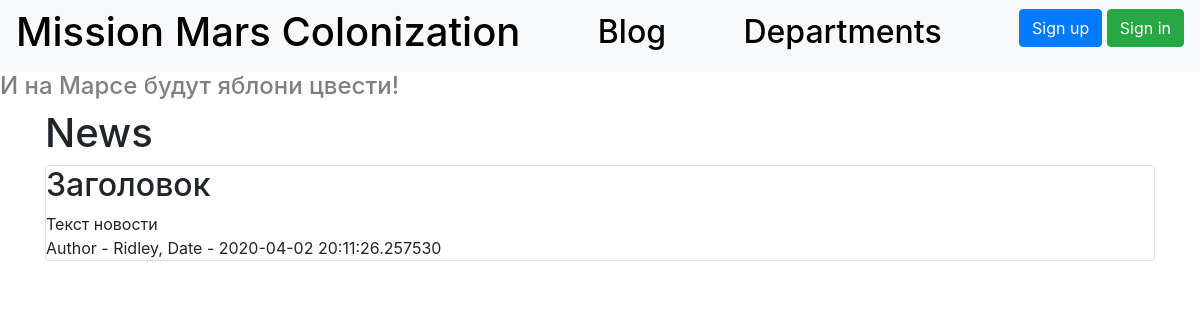
Page /blog on the committed database.
### data/news.py (models this page shows)
class News(SqlAlchemyBase, SerializerMixin):
    __tablename__ = 'news'
    id = sqlalchemy.Column(sqlalchemy.Integer,
                           primary_key=True, autoincrement=True)
    title = sqlalchemy.Column(sqlalchemy.String, nullable=True)
    content = sqlalchemy.Column(sqlalchemy.String, nullable=True)
    created_date = sqlalchemy.Column(sqlalchemy.DateTime,
                                     default=datetime.datetime.now)
    is_private = sqlalchemy.Column(sqlalchemy.Boolean, default=True)
    user_id = sqlalchemy.Column(sqlalchemy.Integer,
                                sqlalchemy.ForeignKey("users.id"))
    user = orm.relation('User')
    categories = orm.relation("CategoryNews",
                              secondary="association",
                              backref="news")

### data/users.py (models this page shows, shortened)
class User(SqlAlchemyBase, UserMixin, SerializerMixin):
    __tablename__ = 'users'
    id = sqlalchemy.Column(sqlalchemy.Integer,
                           primary_key=True, autoincrement=True)
    surname = sqlalchemy.Column(sqlalchemy.String, nullable=True)
    name = sqlalchemy.Column(sqlalchemy.String, nullable=True)
    age = sqlalchemy.Column(sqlalchemy.Integer, nullable=True)
    position = sqlalchemy.Column(sqlalchemy.String, nullable=True)
    speciality = sqlalchemy.Column(sqlalchemy.String, nullable=True)
    address = sqlalchemy.Column(sqlalchemy.String, nullable=True)
    email = sqlalchemy.Column(sqlalchemy.String, unique=True, nullable=True)
    city_from = sqlalchemy.Column(sqlalchemy.String, nullable=True)
    hashed_password = sqlalchemy.Column(sqlalchemy.String, nullable=True)
    modified_date = sqlalchemy.Column(sqlalchemy.DateTime, default=datetime.datetime.now)
    news = orm.relation("News", back_populates='user')
    jobs = orm.relation("Jobs", back_populates='user')
    deps = orm.relation("Department", back_populates='user')

### main.py (the view)
@app.route("/blog")
def blog():
    session = db_session.create_session()
    if current_user.is_authenticated:
        news = session.query(News).filter(
            (News.user == current_user) | (News.is_private != True))
    else:
        news = session.query(News).filter(News.is_private != True)
    return render_template("blog.html", title="Blog", news=news)

### data/db_session.py (called while the page is built)
def create_session() -> Session:
    global __factory
    return __factory()

### templates/blog.html (shortened to what this page needs)
{% extends "base.html" %}
{% block content %}
<h1>News</h1>
{% for item in news%}
<div class="col-md6 border rounded">
    <h2>{{item.title}}</h2>
    <div>
        {{item.content}}
    </div>
    <div>
        Author - {{item.user.name}}, Date - {{item.created_date}}
    </div>
</div>
{% endfor %}
{% endblock %}

### rows in the picture
News: title "Заголовок", content "Текст новости", user.name "Ridley", created_date "2020-04-02 20:11:26.257530"
